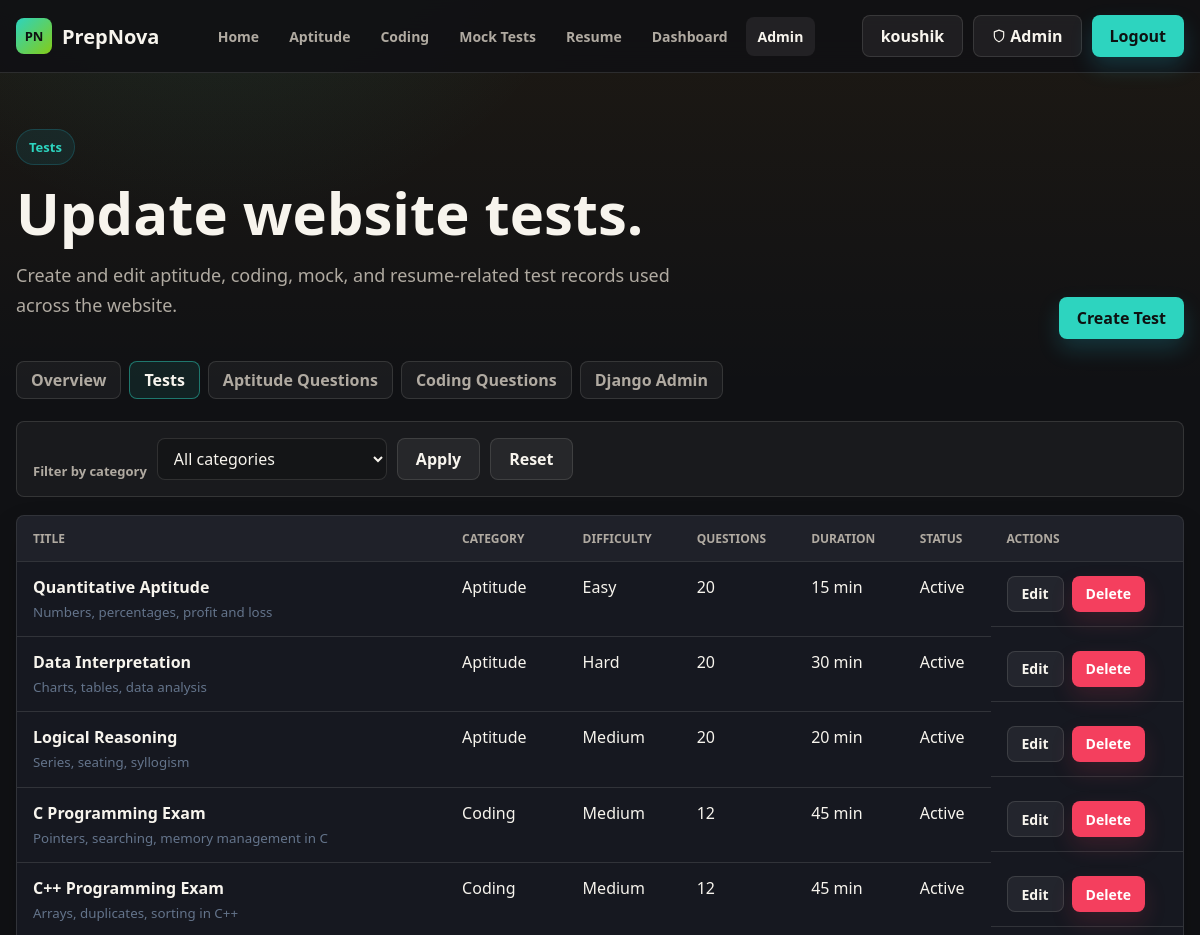
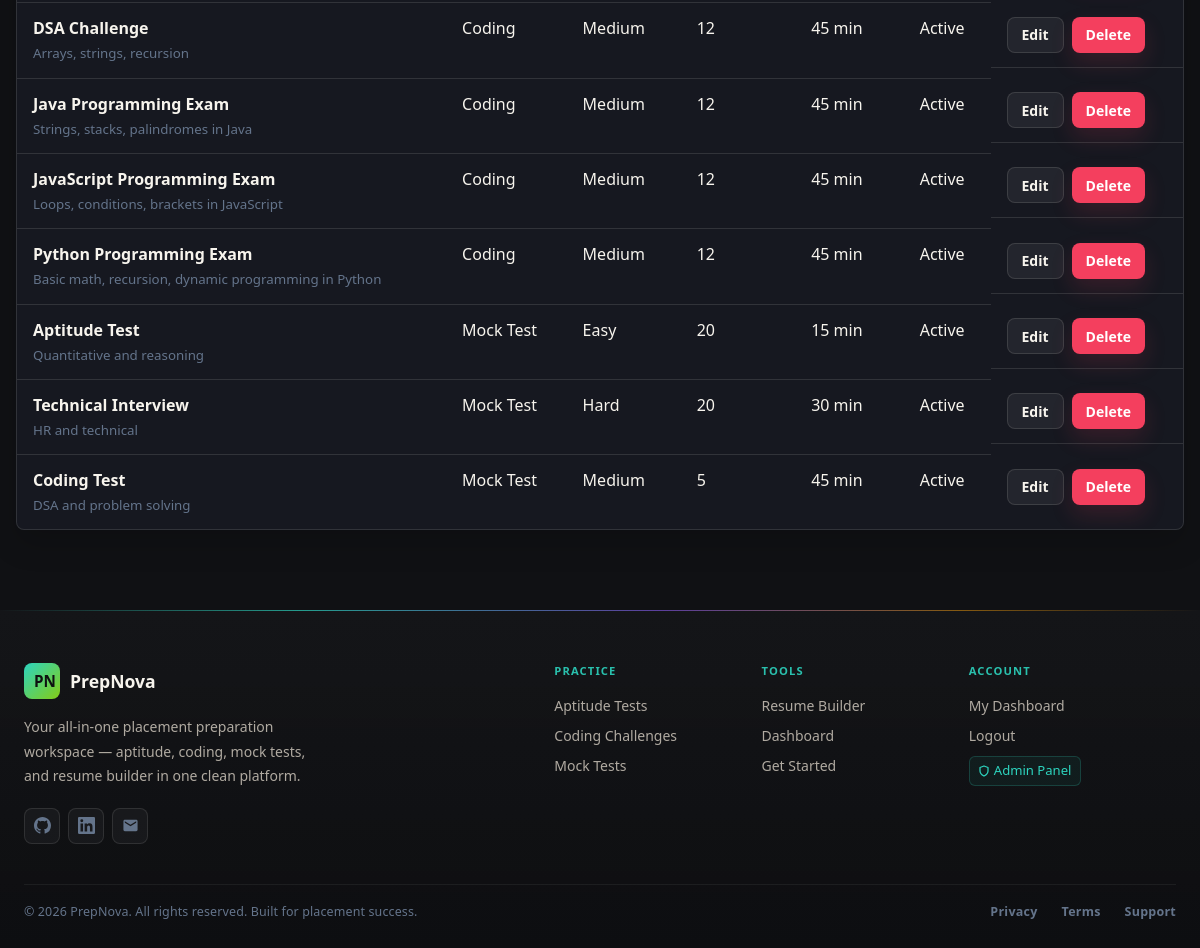
Screenshot of /site-admin/tests/ (signed in) with the database file from the repository (2 pictures, top to bottom).
### myapp/models.py (models this page shows, shortened)
class PrepTest(models.Model):
    APTITUDE = 'aptitude'
    CODING = 'coding'
    MOCK = 'mock'
    RESUME = 'resume'
    CATEGORY_CHOICES = [
        (APTITUDE, 'Aptitude'),
        (CODING, 'Coding'),
        (MOCK, 'Mock Test'),
        (RESUME, 'Resume'),
    ]
    EASY = 'easy'
    MEDIUM = 'medium'
    HARD = 'hard'
    DIFFICULTY_CHOICES = [
        (EASY, 'Easy'),
        (MEDIUM, 'Medium'),
        (HARD, 'Hard'),
    ]
    title = models.CharField(max_length=120)
    category = models.CharField(max_length=20, choices=CATEGORY_CHOICES)
    difficulty = models.CharField(max_length=20, choices=DIFFICULTY_CHOICES, default=MEDIUM)
    question_count = models.PositiveIntegerField(default=0)
    duration_minutes = models.PositiveIntegerField(default=0)
    topics = models.CharField(max_length=255, blank=True)
    is_active = models.BooleanField(default=True)

### myapp/views.py (the view)
# urls.py: path('site-admin/tests/', views.site_admin_tests, name='site_admin_tests'),
@superuser_required
def site_admin_tests(request):
    ensure_default_tests()
    category = request.GET.get('category', '')
    tests = PrepTest.objects.all().order_by('category', 'difficulty', 'title')
    if category:
        tests = tests.filter(category=category)
    return render(request, 'site_admin/tests.html', {
        'tests': tests,
        'category': category,
        'categories': PrepTest.CATEGORY_CHOICES,
    })

### myapp/views.py (called while the page is built, shortened)
def ensure_default_tests():
    for test in DEFAULT_TESTS:
        PrepTest.objects.get_or_create(title=test['title'], category=test['category'], defaults=test)
    ensure_default_aptitude_questions()
    ensure_default_coding_questions()

def ensure_default_aptitude_questions():
    aptitude_tests = PrepTest.objects.filter(category__in=[PrepTest.APTITUDE, PrepTest.MOCK], is_active=True)
    for test in aptitude_tests:
        if test.title == 'Coding Test':
            continue
        if test.aptitude_questions.exists():
            continue

### myapp/template/site_admin/tests.html (shortened to what this page needs)
{% extends "base.html" %}
{% block content %}
  <section class="page-shell">
    <div class="admin-hero">
      <div>
        <div class="eyebrow">Tests</div>
        <h1>Update website tests.</h1>
        <p>Create and edit aptitude, coding, mock, and resume-related test records used across the website.</p>
      </div>
      <a class="btn btn-primary" href="{% url 'site_admin_test_create' %}">Create Test</a>
    </div>
    <div class="admin-nav">
      <a href="{% url 'site_admin_dashboard' %}">Overview</a>
      <a class="is-active" href="{% url 'site_admin_tests' %}">Tests</a>
      <a href="{% url 'site_admin_questions' %}">Aptitude Questions</a>
      <a href="{% url 'site_admin_coding_questions' %}">Coding Questions</a>
      <a href="/admin/">Django Admin</a>
    </div>
    <form class="admin-filter" method="get">
      <label for="category">Filter by category</label>
      <select id="category" name="category">
        <option value="">All categories</option>
      </select>
      <button class="btn btn-ghost" type="submit">Apply</button>
      <a class="btn btn-ghost" href="{% url 'site_admin_tests' %}">Reset</a>
    </form>
    <div class="admin-table-wrap">
      <table class="admin-table">
        <thead>
          <tr>
            <th>Title</th>
            <th>Category</th>
            <th>Difficulty</th>
            <th>Questions</th>
            <th>Duration</th>
            <th>Status</th>
            <th>Actions</th>
          </tr>
        </thead>
        <tbody>
          {% for test in tests %}
            <tr>
              <td>
                <strong>{{ test.title }}</strong>
                <small>{{ test.topics }}</small>
              </td>
              <td>{{ test.get_category_display }}</td>
              <td>{{ test.get_difficulty_display }}</td>
              <td>{{ test.question_count }}</td>
              <td>{{ test.duration_minutes }} min</td>
              <td>{% if test.is_active %}Active{% else %}Hidden{% endif %}</td>
              <td class="table-actions">
                <a class="btn btn-small btn-ghost" href="{% url 'site_admin_test_update' test.id %}">Edit</a>
                <a class="btn btn-small btn-danger" href="{% url 'site_admin_test_delete' test.id %}">Delete</a>
              </td>
            </tr>
          {% empty %}
            <tr><td colspan="7">No tests found.</td></tr>
          {% endfor %}
        </tbody>
      </table>
    </div>
  </section>
{% endblock %}

### myapp/template/base.html (shortened to what this page needs)
{% load static %}
<!DOCTYPE html>
<html lang="en">
<head>
  <link rel="stylesheet" href="{% static 'index.css' %}?v=4">
</head>
<body class="{% block body_class %}{% endblock %}">
  <header class="site-header">
    <nav class="nav-shell" aria-label="Primary navigation">
      <a class="brand" href="{% url 'first' %}" aria-label="PrepNova home">
        <span class="brand-mark">PN</span>
        <span>PrepNova</span>
      </a>
      <div class="nav-links" id="primaryNav">
        <a href="{% url 'first' %}" class="{% if request.resolver_match.url_name == 'first' %}is-active{% endif %}">Home</a>
        <a href="{% url 'aptitude' %}" class="{% if request.resolver_match.url_name == 'aptitude' %}is-active{% endif %}">Aptitude</a>
        <a href="{% url 'coding' %}" class="{% if request.resolver_match.url_name == 'coding' %}is-active{% endif %}">Coding</a>
        <a href="{% url 'mocktest' %}" class="{% if request.resolver_match.url_name == 'mocktest' %}is-active{% endif %}">Mock Tests</a>
        <a href="{% url 'resume' %}" class="{% if request.resolver_match.url_name == 'resume' %}is-active{% endif %}">Resume</a>
        <a href="{% url 'dashboard' %}" class="{% if request.resolver_match.url_name == 'dashboard' %}is-active{% endif %}">Dashboard</a>
        {% if request.user.is_superuser %}
          <a href="{% url 'site_admin_dashboard' %}" class="{% if 'site_admin' in request.resolver_match.url_name %}is-active{% endif %}">Admin</a>
        {% endif %}
      </div>
      <div class="nav-actions">
        {% if request.user.is_authenticated %}
          <a class="btn btn-ghost" href="{% url 'dashboard' %}">{{ request.user.first_name|default:request.user.username|truncatechars:16 }}</a>
          {% if request.user.is_superuser %}
            <a class="btn btn-ghost admin-btn" href="{% url 'site_admin_dashboard' %}" title="Admin Panel">
              <svg width="14" height="14" viewBox="0 0 24 24" fill="none" stroke="currentColor" stroke-width="2" stroke-linecap="round" stroke-linejoin="round" style="margin-right:4px;vertical-align:-2px"><path d="M12 22s8-4 8-10V5l-8-3-8 3v7c0 6 8 10 8 10z"/></svg>
              Admin
            </a>
          {% endif %}
          <a class="btn btn-primary" href="{% url 'logout' %}">Logout</a>
        {% endif %}
      </div>
    </nav>
  </header>
  <main>
    {% block content %}{% endblock %}
  </main>
  <footer class="site-footer">
    <div class="footer-accent-bar"></div>
    <div class="footer-inner">
      <div class="footer-brand-col">
        <a class="footer-brand-link" href="{% url 'first' %}">
          <span class="brand-mark" style="font-size:0.95rem;padding:6px 10px;">PN</span>
          <span style="font-size:1.1rem;font-weight:800;color:var(--text);">PrepNova</span>
        </a>
        <p class="footer-tagline">Your all-in-one placement preparation workspace — aptitude, coding, mock tests, and resume builder in one clean platform.</p>
        <div class="footer-socials">
          <a href="https://github.com/crkoushik25-ctrl" target="_blank" rel="noopener noreferrer" aria-label="GitHub" class="footer-social-btn">
          </a>
          <a href="https://www.linkedin.com/in/koushikprabhu25" target="_blank" rel="noopener noreferrer" aria-label="LinkedIn" class="footer-social-btn">
          </a>
          <a href="mailto:crkoushik25@gmail.com" aria-label="Email" class="footer-social-btn">
            <svg xmlns="http://www.w3.org/2000/svg" width="17" height="17" viewBox="0 0 24 24" fill="currentColor"><path d="M20 4H4c-1.1 0-1.99.9-1.99 2L2 18c0 1.1.9 2 2 2h16c1.1 0 2-.9 2-2V6c0-1.1-.9-2-2-2zm0 4l-8 5-8-5V6l8 5 8-5v2z"/></svg>
          </a>
        </div>
      </div>
      <div class="footer-nav-cols">
        <div class="footer-nav-col">
          <p class="footer-col-heading">Practice</p>
          <ul>
            <li><a href="{% url 'aptitude' %}">Aptitude Tests</a></li>
            <li><a href="{% url 'coding' %}">Coding Challenges</a></li>
            <li><a href="{% url 'mocktest' %}">Mock Tests</a></li>
          </ul>
        </div>
        <div class="footer-nav-col">
          <p class="footer-col-heading">Tools</p>
          <ul>
            <li><a href="{% url 'resume' %}">Resume Builder</a></li>
            <li><a href="{% url 'dashboard' %}">Dashboard</a></li>
            <li><a href="{% url 'getstarted' %}">Get Started</a></li>
          </ul>
        </div>
        <div class="footer-nav-col">
          <p class="footer-col-heading">Account</p>
          <ul>
            {% if request.user.is_authenticated %}
              <li><a href="{% url 'dashboard' %}">My Dashboard</a></li>
              <li><a href="{% url 'logout' %}">Logout</a></li>
            {% else %}
              <li><a href="{% url 'login' %}">Login</a></li>
              <li><a href="{% url 'login' %}">Register</a></li>
            {% endif %}
            {% if request.user.is_superuser %}
              <li>
                <a href="{% url 'site_admin_dashboard' %}" class="footer-admin-tag">
                  <svg width="12" height="12" viewBox="0 0 24 24" fill="none" stroke="currentColor" stroke-width="2.5" stroke-linecap="round" stroke-linejoin="round" style="margin-right: 4px; vertical-align: -1px;"><path d="M12 22s8-4 8-10V5l-8-3-8 3v7c0 6 8 10 8 10z"/></svg>
                  Admin Panel
                </a>
              </li>
            {% endif %}
          </ul>
        </div>
      </div>
    </div>
    <div class="footer-bottom">
      <p class="copyright">&copy; 2026 PrepNova. All rights reserved. Built for placement success.</p>
      <div class="footer-bottom-links">
        <a href="#">Privacy</a>
        <a href="#">Terms</a>
        <a href="#">Support</a>
      </div>
    </div>
  </footer>
</body>
</html>

### rows the page displays
PrepTest: title "Quantitative Aptitude", topics "Numbers, percentages, profit and loss", category "Aptitude", difficulty "Easy", question_count "20", duration_minutes "15", is_active "Active"
PrepTest: title "Data Interpretation", topics "Charts, tables, data analysis", category "Aptitude", difficulty "Hard", question_count "20", duration_minutes "30", is_active "Active"
PrepTest: title "Logical Reasoning", topics "Series, seating, syllogism", category "Aptitude", difficulty "Medium", question_count "20", duration_minutes "20", is_active "Active"
PrepTest: title "C Programming Exam", topics "Pointers, searching, memory management in C", category "Coding", difficulty "Medium", question_count "12", duration_minutes "45", is_active "Active"
PrepTest: title "C++ Programming Exam", topics "Arrays, duplicates, sorting in C++", category "Coding", difficulty "Medium", question_count "12", duration_minutes "45", is_active "Active"
PrepTest: title "DSA Challenge", topics "Arrays, strings, recursion", category "Coding", difficulty "Medium", question_count "12", duration_minutes "45", is_active "Active"
PrepTest: title "Java Programming Exam", topics "Strings, stacks, palindromes in Java", category "Coding", difficulty "Medium", question_count "12", duration_minutes "45", is_active "Active"
PrepTest: title "JavaScript Programming Exam", topics "Loops, conditions, brackets in JavaScript", category "Coding", difficulty "Medium", question_count "12", duration_minutes "45", is_active "Active"
PrepTest: title "Python Programming Exam", topics "Basic math, recursion, dynamic programming in Python", category "Coding", difficulty "Medium", question_count "12", duration_minutes "45", is_active "Active"
PrepTest: title "Aptitude Test", topics "Quantitative and reasoning", category "Mock Test", difficulty "Easy", question_count "20", duration_minutes "15", is_active "Active"
PrepTest: title "Technical Interview", topics "HR and technical", category "Mock Test", difficulty "Hard", question_count "20", duration_minutes "30", is_active "Active"
PrepTest: title "Coding Test", topics "DSA and problem solving", category "Mock Test", difficulty "Medium", question_count "5", duration_minutes "45", is_active "Active"

### other values shown
{{ request.user.first_name|default:request.user.username|truncatechars:16 }} "koushik"
